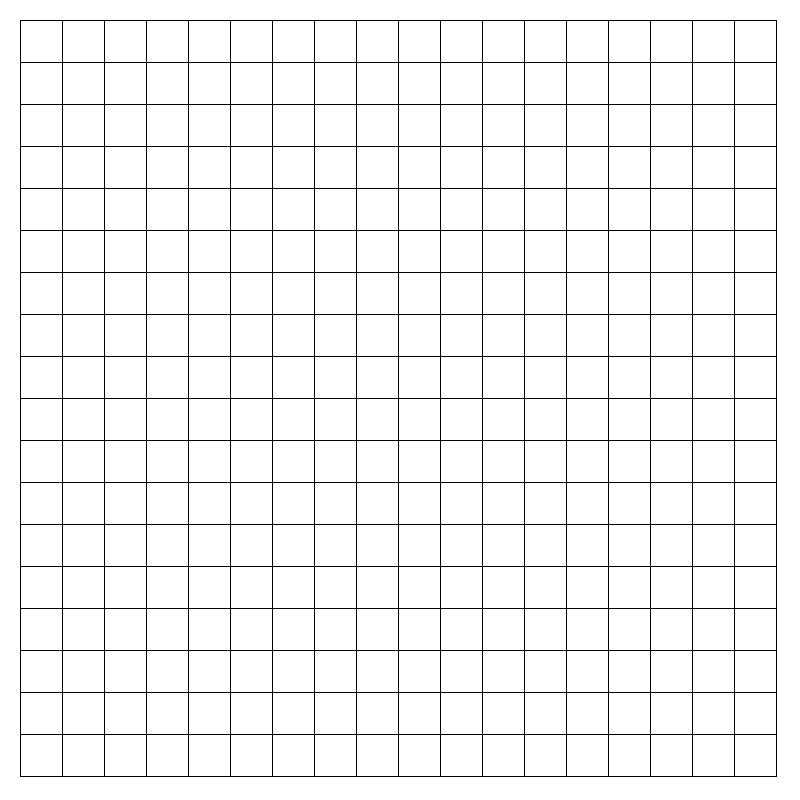
Frame 1 (no input)
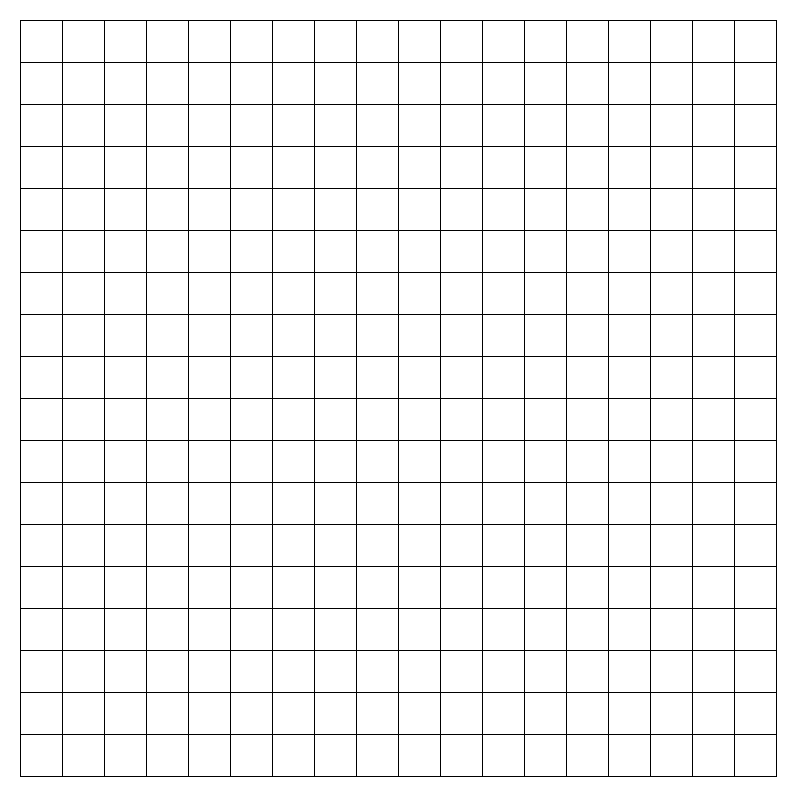
Frame 60 (the mouse pressed at the canvas centre just before this capture)
Frame 120 (the mouse held since frame 60 and released just before this capture): identical to frame 60, image omitted

The Processing sketch that drew these frames (run headless with seeded random() and noise(); from frame 60 on, the mouse is pressed at the canvas centre):

// Processing sketch: Omok1
// ── Omok1.pde
/*
  Jonghwa Park
  suakii@gmail.com
  2017-08-03
*/
int gridSize = 42;
boolean isClick = false;

void setup(){
  background(255);
  size(800,800);
}
void draw(){

    for (int i = 0; i < 19; i++) {
      line(20, 20+gridSize*i, 776, 20 + gridSize*i);//row
      line(20+gridSize*i, 20, 20 + gridSize*i, 776);//column
    }
}

void mousePressed(){
 println("Modify this function");
  
}
